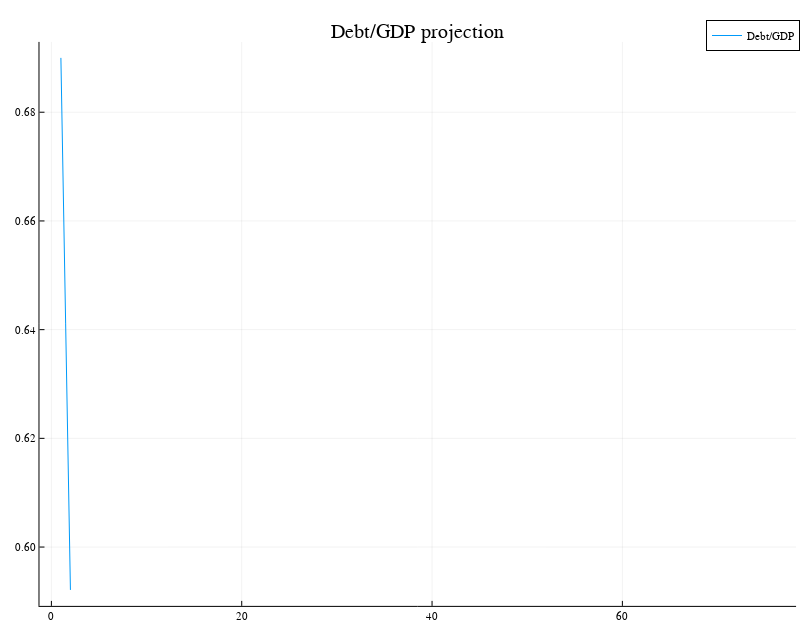

Notebook source saved alongside this figure:
### Code cell
debtGDP = debt./y

plot(debtGDP, title = "Debt/GDP projection", label = "Debt/GDP", size = (800, 640))

### Figure 1 — Plotly figure (JSON) as saved in the notebook; plotly's stock layout.template omitted (floating-point values rounded to 4 significant figures)
{"data": [{"colorbar": {"title": ""}, "legendgroup": "Debt/GDP", "line": {"color": "rgba(0, 154, 250, 1.000)", "dash": "solid", "shape": "linear", "width": 1}, "mode": "lines", "name": "Debt/GDP", "showlegend": true, "type": "scatter", "x": [1, 2], "xaxis": "x", "y": [0.69, 0.5921], "yaxis": "y", "zmax": null, "zmin": null}], "layout": {"annotations": [{"font": {"color": "rgba(0, 0, 0, 1.000)", "family": "sans-serif", "size": 20}, "rotation": 0, "showarrow": false, "text": "Debt/GDP projection", "x": 0.5222, "xanchor": "center", "xref": "paper", "y": 1, "yanchor": "top", "yref": "paper"}], "height": 640, "legend": {"bgcolor": "rgba(255, 255, 255, 1.000)", "bordercolor": "rgba(0, 0, 0, 1.000)", "borderwidth": 1, "font": {"color": "rgba(0, 0, 0, 1.000)", "family": "sans-serif", "size": 11}, "tracegroupgap": 0, "traceorder": "normal", "x": 1, "xanchor": "auto", "y": 1, "yanchor": "auto"}, "margin": {"b": 20, "l": 0, "r": 0, "t": 20}, "paper_bgcolor": "rgba(255, 255, 255, 1.000)", "plot_bgcolor": "rgba(255, 255, 255, 1.000)", "showlegend": true, "width": 800, "xaxis": {"anchor": "y", "domain": [0.04937, 0.9951], "gridcolor": "rgba(0, 0, 0, 0.100)", "gridwidth": 0.5, "linecolor": "rgba(0, 0, 0, 1.000)", "mirror": false, "range": [-1.25, 78.25], "showgrid": true, "showline": true, "showticklabels": true, "tickangle": 0, "tickcolor": "rgb(0, 0, 0)", "tickfont": {"color": "rgba(0, 0, 0, 1.000)", "family": "sans-serif", "size": 11}, "tickmode": "array", "ticks": "inside", "ticktext": ["0", "20", "40", "60"], "tickvals": [0, 20, 40, 60], "title": "", "titlefont": {"color": "rgba(0, 0, 0, 1.000)", "family": "sans-serif", "size": 15}, "type": "-", "visible": true, "zeroline": false, "zerolinecolor": "rgba(0, 0, 0, 1.000)"}, "yaxis": {"anchor": "x", "domain": [0.02351, 0.9635], "gridcolor": "rgba(0, 0, 0, 0.100)", "gridwidth": 0.5, "linecolor": "rgba(0, 0, 0, 1.000)", "mirror": false, "range": [0.5892, 0.6929], "showgrid": true, "showline": true, "showticklabels": true, "tickangle": 0, "tickcolor": "rgb(0, 0, 0)", "tickfont": {"color": "rgba(0, 0, 0, 1.000)", "family": "sans-serif", "size": 11}, "tickmode": "array", "ticks": "inside", "ticktext": ["0.60", "0.62", "0.64", "0.66", "0.68"], "tickvals": [0.6, 0.62, 0.64, 0.66, 0.68], "title": "", "titlefont": {"color": "rgba(0, 0, 0, 1.000)", "family": "sans-serif", "size": 15}, "type": "-", "visible": true, "zeroline": false, "zerolinecolor": "rgba(0, 0, 0, 1.000)"}}}
